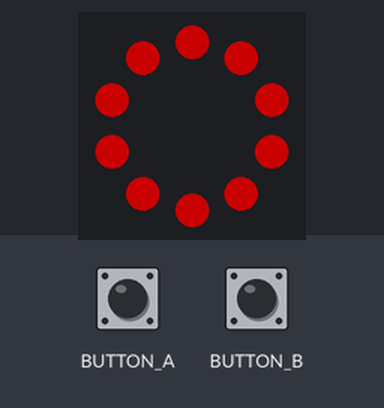
Simulated run of this program. Board: Circuit Playground running CircuitPython. On the bench: the board's ring of 10 RGB LEDs (number 0 left of the top, counting anticlockwise). The test bench sets the inputs (shaded band). Dim RGB values are drawn brighter than linear.

Above: at 1.2 s.
1.3 s: button A pressed for 0.15 s
At 1.37 s:
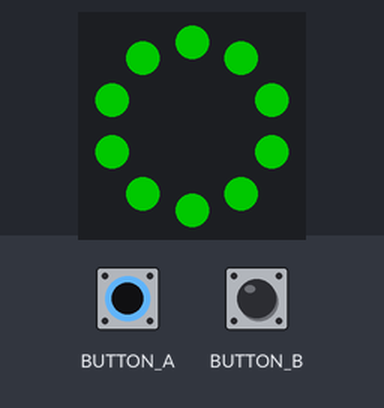
2.9 s: button A pressed for 3.2 s
7.6 s: button B pressed for 3.2 s
Timing chart, 0 to 10.6 s (numbered marks = the images above; inputs shaded):
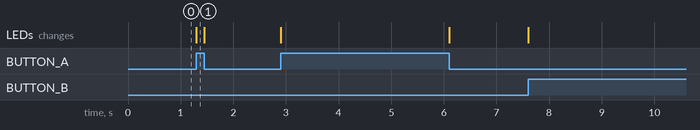

The program:

loops-while_inside_a_while.py
```python
from time import sleep
from adafruit_circuitplayground.express import cpx

# while True runs forever

while True:
    cpx.pixels.fill((100,0,0))
    while cpx.button_a or cpx.button_b:
        # the program gets stuck in this loop
        # while a button is pressed
        cpx.pixels.fill((0,100,0))
```

Measured:
- after the input at 1.3 s, the LEDs: change at once (image 1)
